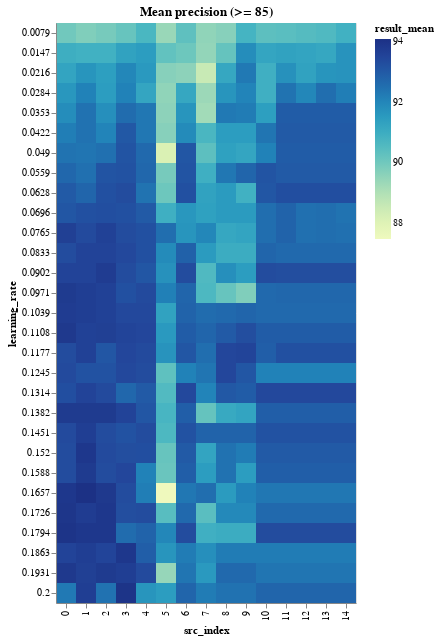

This figure's notebook cell:
### Code cell
range_learning_rate_results_df = learning_rate_results_df[
    learning_rate_results_df.result_mean >= DETAILED_VIEW_TRESHOLD
]

binified_learning_rate_heatmap(
    f"Mean precision (>= {DETAILED_VIEW_TRESHOLD})", range_learning_rate_results_df
)

### Figure 1 — Vega-Lite specification as saved in the notebook (floating-point values rounded to 4 significant figures; data arrays with more than 128 entries replaced by an {"elided": "..."} marker saying what was removed)
{"config": {"view": {"continuousWidth": 400, "continuousHeight": 300}}, "hconcat": [{"mark": "rect", "encoding": {"color": {"type": "quantitative", "field": "result_mean"}, "tooltip": [{"type": "quantitative", "field": "result_mean"}, {"type": "quantitative", "field": "result_std"}, {"type": "quantitative", "field": "neurons"}, {"type": "quantitative", "field": "layers"}, {"type": "quantitative", "field": "epochs"}, {"type": "quantitative", "field": "learning_rate"}, {"type": "quantitative", "field": "src_index"}], "x": {"type": "ordinal", "field": "src_index"}, "y": {"type": "ordinal", "field": "learning_rate"}}, "selection": {"selector010": {"type": "interval", "bind": "scales", "encodings": ["x", "y"]}}, "title": "Mean precision (>= 85)"}], "data": {"name": "data-cf57310e4cba22889480561956419d27"}, "$schema": "https://vega.github.io/schema/vega-lite/v4.8.1.json", "datasets": {"data-cf57310e4cba22889480561956419d27": {"elided": "435 records"}}}
